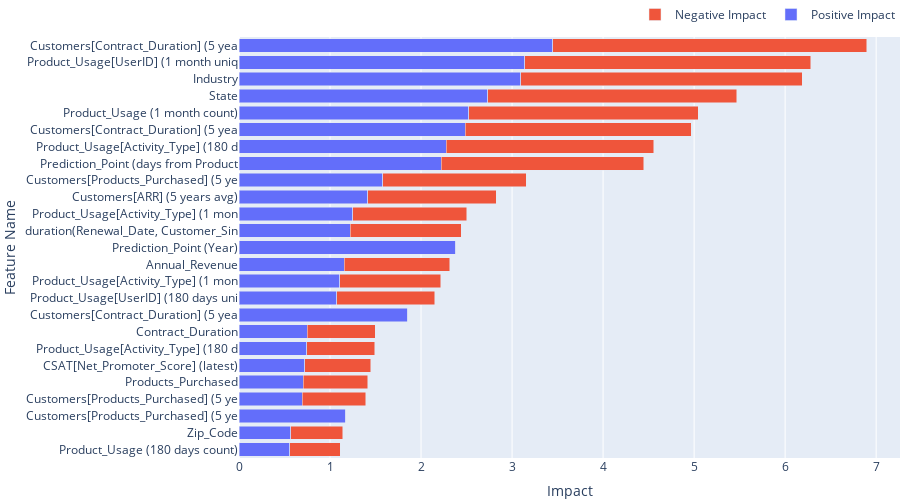

The cell this chart's notebook holds for it:
### Code cell
# feature impact split by positive class predictions
threshold = 0.33
positive_preds = melted.loc[melted['class_1']>=threshold, :].copy()
plot_signed_feature_impact(positive_preds, height=500, n=25)

### Figure 1 — Plotly figure (JSON) as saved in the notebook; plotly's stock layout.template omitted (floating-point values rounded to 4 significant figures)
{"data": [{"hovertemplate": "<b>Feature Name:</b> %{y} <br><b>Feature Strength:</b> %{x}<extra></extra>", "name": "Positive Impact", "orientation": "h", "type": "bar", "x": [0.5564, 0.569, 1.175, 0.6963, 0.7083, 0.7247, 0.7449, 0.7484, 1.856, 1.074, 1.107, 1.159, 2.38, 1.222, 1.252, 1.412, 1.577, 2.222, 2.279, 2.484, 2.523, 2.734, 3.094, 3.139, 3.449], "y": ["Product_Usage (180 days count)", "Zip_Code", "Customers[Products_Purchased] (5 years count of enterprise)", "Customers[Products_Purchased] (5 years count of business_essentials)", "Products_Purchased", "CSAT[Net_Promoter_Score] (latest)", "Product_Usage[Activity_Type] (180 days most frequent)", "Contract_Duration", "Customers[Contract_Duration] (5 years avg)", "Product_Usage[UserID] (180 days unique count)", "Product_Usage[Activity_Type] (1 month most frequent)", "Annual_Revenue", "Prediction_Point (Year)", "duration(Renewal_Date, Customer_Since_Date)", "Product_Usage[Activity_Type] (1 month unique count)", "Customers[ARR] (5 years avg)", "Customers[Products_Purchased] (5 years most frequent)", "Prediction_Point (days from Product_Usage[Activity_Timestamp]) (180 days avg)", "Product_Usage[Activity_Type] (180 days unique count)", "Customers[Contract_Duration] (5 years unique count)", "Product_Usage (1 month count)", "State", "Industry", "Product_Usage[UserID] (1 month unique count)", "Customers[Contract_Duration] (5 years most frequent)"]}, {"hovertemplate": "<b>Feature Name:</b> %{y} <br><b>Feature Strength:</b> %{x}<extra></extra>", "name": "Negative Impact", "orientation": "h", "type": "bar", "x": [0.5564, 0.569, 0, 0.6963, 0.7083, 0.7247, 0.7449, 0.7484, 0, 1.074, 1.107, 1.159, 0, 1.222, 1.252, 1.412, 1.577, 2.222, 2.279, 2.484, 2.523, 2.734, 3.094, 3.139, 3.449], "y": ["Product_Usage (180 days count)", "Zip_Code", "Customers[Products_Purchased] (5 years count of enterprise)", "Customers[Products_Purchased] (5 years count of business_essentials)", "Products_Purchased", "CSAT[Net_Promoter_Score] (latest)", "Product_Usage[Activity_Type] (180 days most frequent)", "Contract_Duration", "Customers[Contract_Duration] (5 years avg)", "Product_Usage[UserID] (180 days unique count)", "Product_Usage[Activity_Type] (1 month most frequent)", "Annual_Revenue", "Prediction_Point (Year)", "duration(Renewal_Date, Customer_Since_Date)", "Product_Usage[Activity_Type] (1 month unique count)", "Customers[ARR] (5 years avg)", "Customers[Products_Purchased] (5 years most frequent)", "Prediction_Point (days from Product_Usage[Activity_Timestamp]) (180 days avg)", "Product_Usage[Activity_Type] (180 days unique count)", "Customers[Contract_Duration] (5 years unique count)", "Product_Usage (1 month count)", "State", "Industry", "Product_Usage[UserID] (1 month unique count)", "Customers[Contract_Duration] (5 years most frequent)"]}], "layout": {"barmode": "stack", "height": 500, "hoverlabel": {"bgcolor": "white", "font": {"family": "Rockwell", "size": 16}, "namelength": -1}, "legend": {"orientation": "h", "x": 1, "xanchor": "right", "y": 1.02, "yanchor": "bottom"}, "margin": {"b": 20, "l": 20, "r": 0, "t": 20}, "xaxis": {"title": {"text": "Impact"}}, "yaxis": {"ticktext": ["Product_Usage (180 days count)", "Zip_Code", "Customers[Products_Purchased] (5 ye", "Customers[Products_Purchased] (5 ye", "Products_Purchased", "CSAT[Net_Promoter_Score] (latest)", "Product_Usage[Activity_Type] (180 d", "Contract_Duration", "Customers[Contract_Duration] (5 yea", "Product_Usage[UserID] (180 days uni", "Product_Usage[Activity_Type] (1 mon", "Annual_Revenue", "Prediction_Point (Year)", "duration(Renewal_Date, Customer_Sin", "Product_Usage[Activity_Type] (1 mon", "Customers[ARR] (5 years avg)", "Customers[Products_Purchased] (5 ye", "Prediction_Point (days from Product", "Product_Usage[Activity_Type] (180 d", "Customers[Contract_Duration] (5 yea", "Product_Usage (1 month count)", "State", "Industry", "Product_Usage[UserID] (1 month uniq", "Customers[Contract_Duration] (5 yea"], "tickvals": [0, 1, 2, 3, 4, 5, 6, 7, 8, 9, 10, 11, 12, 13, 14, 15, 16, 17, 18, 19, 20, 21, 22, 23, 24], "title": {"text": "Feature Name"}}}}
